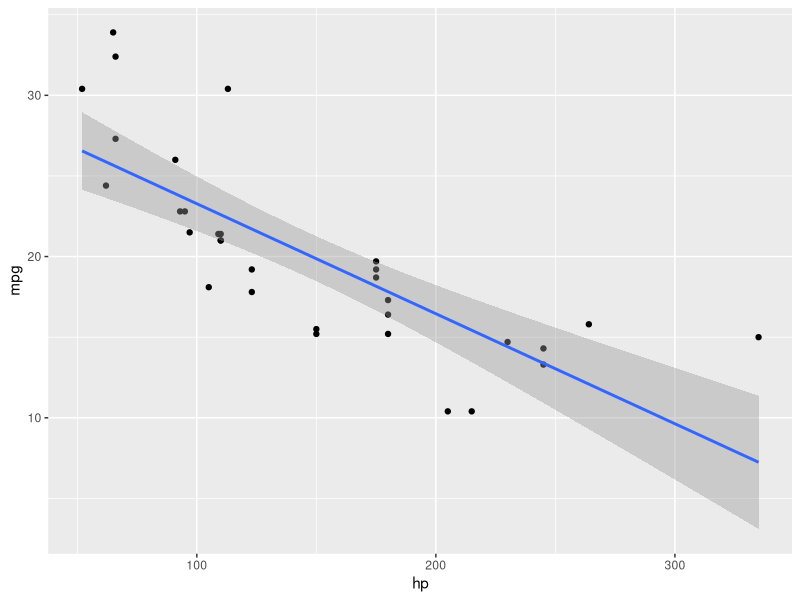

Generate this figure with R:
library(tidyverse)

# Use the motor trend cars data set
df <- as_tibble(mtcars)
df
# note that all vars are dbl --> R treating as real number
# but a number of vars should be factor instead (e.g. vs).


# mpg = b0 + b1*hp + b2*wt
# mpg = miles/gallon
# hp = horse power
# wt = weight (1000lbs)
# linear regression (OLS)
est <- lm(mpg ~ hp + wt, data=df)
summary(est)

# plot regression line
ggplot(df, aes(hp,mpg)) +
    geom_point() +
    geom_smooth(method='lm')

## Prediction problem
# what is mpg of a car with 3000 lbs (wt = 3) and 160 hp (hp = 160)?
mpg_hat <- 37.22727 - 0.03177*160 - 3.87783*3
mpg_hat

## Causal inference problem
# what would be change in mpg of car be if I reduced wt by 500 lbs?
mpg_diff <- -3.87783*(-.5)
mpg_diff

# New model: V engine or Straight engine?
# dependent var is categorical (v or straight engine);
# 0 = v
# 1 = straight
# generalized linear model; non-linear model.
est <- glm(vs ~ hp + wt, data=df, family = "binomial")
est1<- glm(as.factor(vs) ~ hp + wt, data=df, family = "binomial") # same thing
summary(est)
summary(est1)

## Prediction problem: what is Pr(vs=1) if hp = 160, wt=3000?
# sigmoid function;
p <- exp(7.41037 - 0.08535*160 + 1.00334*3)/
    (1+exp(7.41037 - 0.08535*160 + 1.00334*3))
p
# 3.8% chance of vs = 1 with these values of hp and wt.

## R does it for us; prediction function automatically (uses sigmoid automatically).
newdf <- df %>% mutate(hp=160,wt=3) %>% slice(1) # first create a data frame at the values of X that we want
newdf
zero.one.r <- predict(est, newdata = newdf) # to output the inside of the sigmoid function
zero.one.r # x beta hat
prob.r <- predict(est, newdata = newdf, type = "response") # to output a probability
prob.r # 3.8% chance of vs = 1 with these values of hp and wt (as before).
